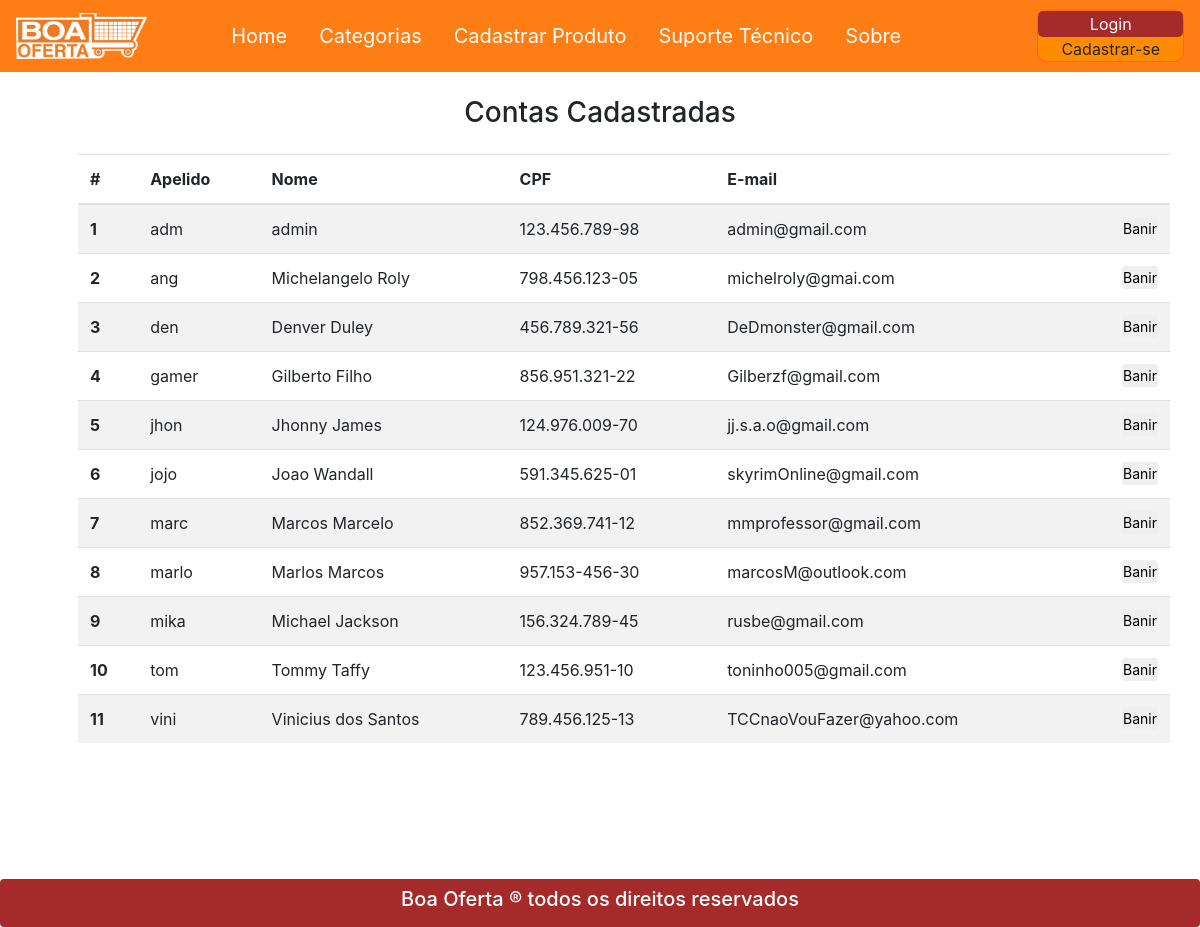
Before: /usuarios.php with the older database file.
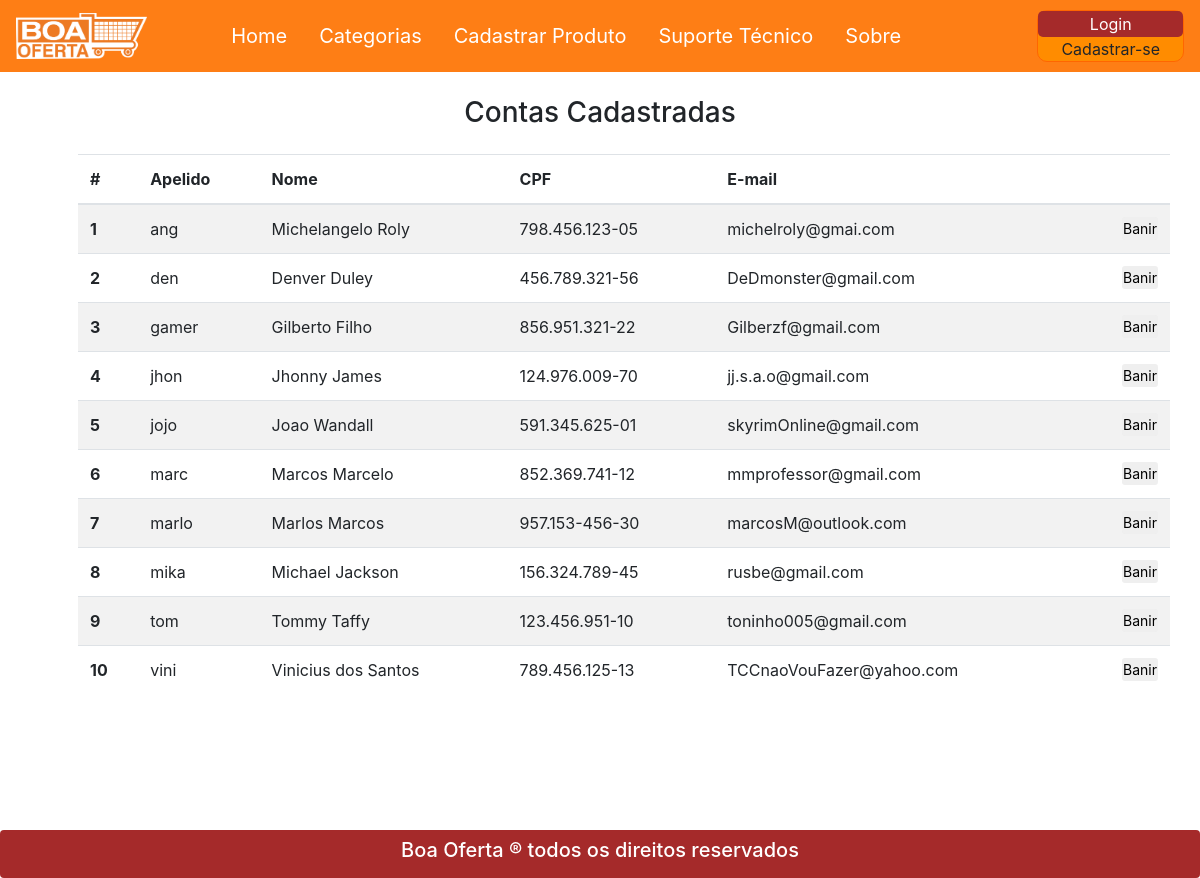
After: the same page with the newer database file.
### tables this page shows
CREATE TABLE usuarios (
cpf varchar(14) PRIMARY KEY NOT NULL,
apelido varchar(25) NOT NULL,
nome_completo varchar(150) NOT NULL,
email varchar(250) NOT NULL,
senha varchar(25) NOT NULL,
foto_usuario varchar(150),
fk_id_rua_user int NOT NULL,
fk_id_tipo int NOT NULL,
CONSTRAINT fk_usuario_id_rua FOREIGN KEY(fk_id_rua_user) REFERENCES ruas (id_rua),
CONSTRAINT fk_id_tipo FOREIGN KEY(fk_id_tipo) REFERENCES tipo_usuarios (id_tipo)
);

### usuarios.php (the view, shortened to what this page needs)
<?php
require_once "cabecalho.php";
require_once "class/conexao.php";
?>
<div class="container mt-4">
	<h3 class="text-center mb-4">Contas Cadastradas</h3>
	<div class="row pl-5">
		<table class="table table-striped">
  <thead>
    <tr>
      <th scope="col">#</th>
      <th scope="col">Apelido</th>
      <th scope="col">Nome</th>
      <th scope="col">CPF</th>
      <th scope="col">E-mail</th>
      <th scope="col"></th>
    </tr>
  </thead>
  <tbody>
	<?php
	$result_usuario = "SELECT * FROM usuarios where fk_id_tipo != 1 ORDER BY apelido ASC";
	$resultado_usuario = mysqli_query($conexao, $result_usuario);
	$cont = 0;
	while($row_usuario = mysqli_fetch_assoc($resultado_usuario)){
		$cont++;
	?>
    <tr>
      <th scope="row"><?php echo $cont; ?></th>
      <td><?php echo $row_usuario['apelido']; ?></td>
      <td><?php echo $row_usuario['nome_completo']; ?></td>
      <td><?php echo $row_usuario['cpf']; ?></td>
      <td><?php echo $row_usuario['email']; ?></td>
      <td>
      	<?php
      		if ($row_usuario['apelido'] == '--') {
      	?>
      	<a href="exclusaoConta.php?cpf=<?php echo $row_usuario['cpf']; ?>&ativar=1"><button class="btn btn-sm p-0 float-right">Liberar</button></a>
      	<?php
      		}else{
      	?>
      	<a href="exclusaoConta.php?cpf=<?php echo $row_usuario['cpf']; ?>"><button class="btn btn-sm p-0 float-right">Banir</button></a>
      	<?php
      }
      ?>
     </td>
    </tr>
	<?php
	 }
		?>
		</tbody>
</table>
	</div>
</div>
<?php
require_once "rodape.php";
?>

### cabecalho.php (shortened to what this page needs)
<?php
require_once("class/conexao.php");
?>
<!DOCTYPE html>
<html>
<head>
  <link rel="stylesheet" type="text/css" href="css/bootstrap.css">
  <link rel="stylesheet" type="text/css" href="css/estilo.css">
</head>
<body>
  <header>
    <nav class="navbar navbar-expand-lg navbar-dark" style="background: #fe7e15;">
      <a class="navbar-brand" href="index.php" style="float: left; width: 15%;"><img src="imagens/logo/logo.png" class="w-75"></a>
      <div class="collapse navbar-collapse" id="navbarTogglerDemo02">
        <ul class="navbar-nav mr-auto mt-2 mt-lg-0">
          <li class="nav-item active ml-3">
            <a class="nav-link" href="index.php" style="font-size: 125%;">Home <span class="sr-only">(Página atual)</span></a>
          </li>
          <li class="nav-item active ml-3">
            <a class="nav-link" href="categorias.php" style="font-size: 125%;">Categorias</a>
          </li>
          <li class="nav-item active ml-3">
            <a class="nav-link" href="cadastroProduto.php" style="font-size: 125%;">Cadastrar Produto</a>
          </li>
          <li class="nav-item active ml-3">
            <a class="nav-link" href="suporte.php" style="font-size: 125%;">Suporte Técnico</a>
          </li>
          <li class="nav-item active ml-3 ">
            <a class="nav-link" href="sobre.php" style="font-size: 125%;">Sobre</a>
          </li>
        </ul>
        <?php
        if(isset($_SESSION['usuario'])){
        ?>
          <li class="nav-item dropdown active float-right mr-4">
            <a class="nav-link dropdown-toggle" href="#" id="navbarDropdown" role="button" data-toggle="dropdown" aria-haspopup="true" aria-expanded="false" style="font-size: 125%;">
            <?php
            $sql = "select nome_completo, apelido from usuarios where email = '$_SESSION[usuario]' ;";
            $resultado = $conexao->query($sql) OR trigger_error($conexao->error, E_USER_ERROR);
            if($consulta = $resultado->fetch_object()){
              echo ($consulta->nome_completo);
            }
            ?>
            </a>
            <div class="dropdown-menu" aria-labelledby="navbarDropdown">
              <a class="dropdown-item" href="seuPerfil.php" style="font-size: 125%;">Seu Perfil</a>
              <div class="dropdown-divider"></div>
              <a class="dropdown-item" href="class/logout.php">Sair</a>
            </div>
          </li>
          <?php
          }else{
          ?>
        <div id="caixaLogin" class="my-2 my-lg-0">
          <a href="telaLogin.php">
            <button onclick="document.getElementById('id01').style.display='block'" id="botaoLogin">Login</button>
          </a>
          <div class="row d-flex justify-content-center">
            <a href="cadastro.php" class="ForgetPwd text-body">Cadastrar-se</a>
          </div>
        <?php }
        ?>
      </div>
    </div>
  </nav>
</header>

### rodape.php
</body>
<footer class="w-100 position-absolute pb-2 pt-2 rounded text-white" style="background-color: #a52a2a; margin-top: 10%;">
	<h5 style="text-align: center;">Boa Oferta ® todos os direitos reservados</h5>
</footer>
</html>

### css/estilo.css (style rules this page uses)
#caixaLogin { background: #ff8c00; border: 1px solid #FF6600; border-radius: 10px; width: 15%; float: left; }
#botaoLogin { background-color: #a52a2a; color: white; border: none; cursor: pointer; width: 100%; border-radius: 5px; }

Changed rows visible on the page:
no longer on this page (row edited): usuarios: apelido "adm", nome_completo "admin", cpf "123.456.789-98", email "admin@gmail.com"
